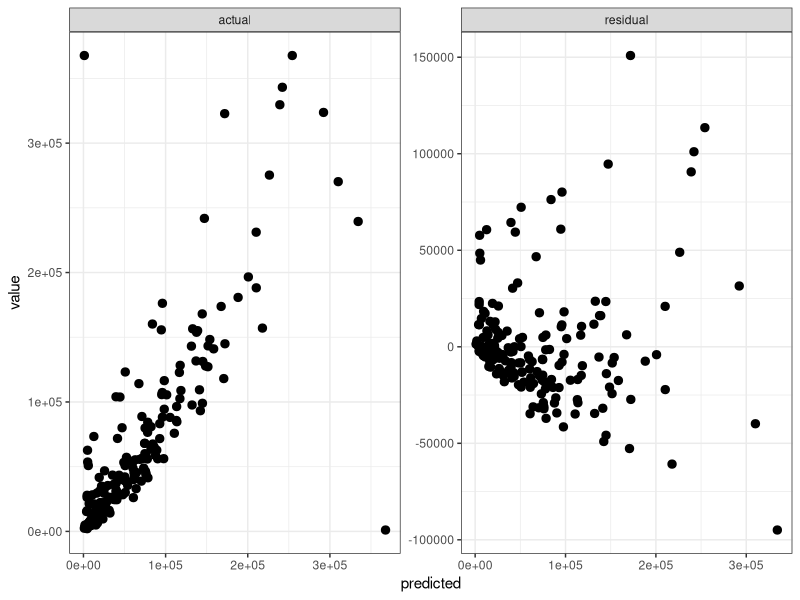

The R source for this figure:
## ---- chunk 1
#Defining all of our given variables
WACC <- 0.18
sales.rate <- c(0.5, 0.5, 0.5, 0.15)
cost.rate <- 0.75
depreciation.rate <- 0.05
tax.rate <- 0.35
sales.current <- 80
years <- 1:4

# Working capital needs to increase 15% each year
# Need an increase of fixed assets at the rate of 10% of sales
# Working capital = $10, NFA = $90, accumulated depreciation = $15
WC <- 10
NFA <- 90
depreciation.accumulated <- 15

# Projecting sales, cost, increments to NFA, Increments to WC, depreciation, taxes, and FCF for next 4 years
# Modeling Sales
sales <- rep(0, 4)
i <- 1
for (rate in sales.rate){
    if (i == 1){
        sales[i] <- sales.current * (1 + sales.rate[i])
        i = i + 1
    } else{
        sales[i] <- sales[i-1] * (1 + sales.rate[i])
        i = i + 1
    }   
}

# Modeling Cost
# Cost is 75% of sales
cost <- sales * cost.rate

# Increments to NFA
# NFA is increased at 10% of sales
NFA.incr <- sales * 0.1

# Increments to working capital
# 15% increase each year
WC.incr <- WC * (1 + 0.15)^years
WC.incr <- c(WC, WC.incr)
WC.incr <- WC.incr[2:5] - WC.incr[1:4]

# Modeling depreciation
# depreciation is always 5% of NFA
NFA <- NFA.incr + NFA
depreciation <- NFA * depreciation.rate

# Modeling taxes
# Taxes are based on sales - cost - depreciation
income.taxable <- sales - cost - depreciation
tax <- income.taxable * tax.rate

# Free Cash Flow
CF.operational <- income.taxable + depreciation - tax
CF.capital <- NFA.incr + depreciation
CF.wc <- WC.incr
FCF <- CF.operational - CF.capital - CF.wc

# Forming tables of results
tables.names <- c("Sales", "Cost", "Working Capital (incr.)", "Net Fixed Assets (incr.)", "Free Cash Flow")
# Assign Projection Labels
table.year <- years
table.data <- rbind(sales, cost, WC.incr, NFA.incr, FCF)
rownames(table.data) <- tables.names
colnames(table.data) <- table.year
knitr::kable(table.data)
## ---- chunk 2
# Creating labels for the tables
table.outputs <- c("Expenses", "Payroll", "Full-Time Employees")
table.inputs <- c("Admissions", "Outpatients")

# Reading the data
x.data <- read.csv("data/hospitals.csv")

# Creating an X matrix of the inputs
X <- cbind(x.data[["admissions"]], x.data[["outpatients"]])

# Separating the various output columns into different matrixes
expense <-matrix(x.data[["expense"]], ncol = 1) 
payroll <- matrix(x.data[["payroll"]], ncol = 1)
fte <- matrix(x.data[["fte"]], ncol = 1)
## ---- chunk 3
# (XTT)-1XTt <- beta.hat
XTX.Inverse <- solve(t(X) %*% X)
#regression of expense
beta.hat.expense <- XTX.Inverse %*% t(X) %*% expense
#regression of payroll
beta.hat.payroll <- XTX.Inverse %*% t(X) %*% payroll
#regression of fte
beta.hat.fte <- XTX.Inverse %*% t(X) %*% fte

#Creating a table of the various regression coefficients
table.data <- rbind(t(beta.hat.expense), t(beta.hat.payroll), t(beta.hat.fte))
rownames(table.data) <- table.outputs
colnames(table.data) <- table.inputs
beta.hat <- beta.hat.expense
y <- expense
knitr::kable(table.data)
## ---- chunk 4
# Loading the packages 
require(reshape2)
require(ggplot2)

# Setting up the residual plot
actual <- y
predicted <- X %*% beta.hat

# Residuals = Actual - predicted
residual <- actual - predicted

# Creating a data frame for the actual, predicted, and residual
results <- data.frame(actual = actual, predicted = predicted, residual = residual)

# Selecting the minimum and maximum for the plot limits
min_xy <- min(min(results$actual), min(results$predicted))
max_xy <- max(max(results$actual), max(results$predicted))

# Creating a data frame with the columns predicted, variable (factor: actual, residual), and the 
# value of either the residual or the actual
plot.melt <- melt(results, id.vars = "predicted")

# Adding the min and max data points to the data frame
plot.data <- rbind(plot.melt, data.frame(predicted = c(min_xy, max_xy), variable = c("actual", 
    "actual"), value = c(max_xy, min_xy)))

# Plotting the plot
p <- ggplot(plot.data, aes(x = predicted, y = value)) + geom_point(size = 2.5) + theme_bw() 
p <- p + facet_wrap(~variable, scales = "free")
p
